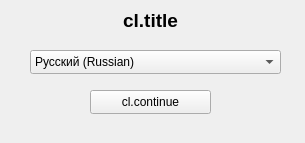
<?xml version="1.0" encoding="UTF-8"?>
<ui version="4.0">
 <class>ChooseLanguage</class>
 <widget class="QWidget" name="ChooseLanguage">
  <property name="geometry">
   <rect>
    <x>0</x>
    <y>0</y>
    <width>305</width>
    <height>143</height>
   </rect>
  </property>
  <property name="windowTitle">
   <string>Form</string>
  </property>
  <widget class="QLabel" name="title">
   <property name="geometry">
    <rect>
     <x>0</x>
     <y>0</y>
     <width>301</width>
     <height>41</height>
    </rect>
   </property>
   <property name="text">
    <string>&lt;html&gt;&lt;head/&gt;&lt;body&gt;&lt;p align=&quot;center&quot;&gt;&lt;span style=&quot; font-size:14pt; font-weight:700;&quot;&gt;cl.title&lt;/span&gt;&lt;/p&gt;&lt;/body&gt;&lt;/html&gt;</string>
   </property>
  </widget>
  <widget class="QComboBox" name="langCBox">
   <property name="geometry">
    <rect>
     <x>30</x>
     <y>50</y>
     <width>251</width>
     <height>24</height>
    </rect>
   </property>
   <item>
    <property name="text">
     <string>Русский (Russian)</string>
    </property>
    <property name="icon">
     <iconset resource="source.qrc">
      <normaloff>:/locales/langs/rus.png</normaloff>:/locales/langs/rus.png</iconset>
    </property>
   </item>
   <item>
    <property name="text">
     <string>English (English)</string>
    </property>
    <property name="icon">
     <iconset resource="source.qrc">
      <normaloff>:/locales/langs/eng.jpg</normaloff>:/locales/langs/eng.jpg</iconset>
    </property>
   </item>
   <item>
    <property name="text">
     <string>(β) Український (Ukrainian)</string>
    </property>
    <property name="icon">
     <iconset resource="source.qrc">
      <normaloff>:/locales/langs/ua.jpg</normaloff>:/locales/langs/ua.jpg</iconset>
    </property>
   </item>
  </widget>
  <widget class="QPushButton" name="continueButton">
   <property name="geometry">
    <rect>
     <x>90</x>
     <y>90</y>
     <width>121</width>
     <height>24</height>
    </rect>
   </property>
   <property name="text">
    <string>cl.continue</string>
   </property>
  </widget>
 </widget>
 <resources>
  <include location="source.qrc"/>
 </resources>
 <connections/>
</ui>
